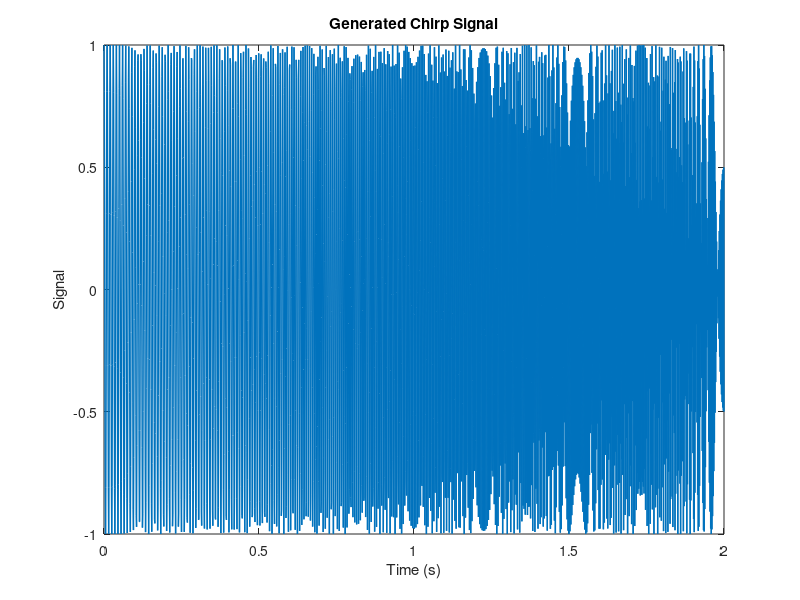

Write MATLAB code to recreate this figure. (Note: this script raises an error after producing the figure.)
% Generating a chirp signal for furthur analysis
clc
clear
f_t = @(t) 100+100/3*t.^2;
x_t = @(t) cos(2*pi*f_t(t).*t);
time_interval = 2;
fs = 1000;

time = 0:1/fs:time_interval;
sig = x_t(time);
sig2 = chirp(time,100,1,400,'quadratic');

plot(time, sig, 'linewidth', 1)
xlabel('Time (s)'); ylabel('Signal')
title('Generated Chirp Signal')

%% making different windows for fourirer analysis
L = 128;
rectWin = rectwin(L); triangWin = triang(L); gaussWin = gausswin(L); hammingWin = hamming(L);
wvtool(rectWin, triangWin, gaussWin, hammingWin)

%% Effect of different windows on Spectogram
noverlap = 0; nfft = L;

subplot(2,2,1)
spectrogram(sig, rectWin, noverlap, nfft, fs);
title('Rect Window')

subplot(2,2,2)
spectrogram(sig, triangWin, noverlap, nfft, fs);
title('Triang Window')

subplot(2,2,3)
spectrogram(sig, gaussWin, noverlap, nfft, fs);
title('Gauss Window')

subplot(2,2,4)
spectrogram(sig, hammingWin, noverlap, nfft, fs);
title('Hamming Window')

%% Effect of number of overlap samples on spectogram

noverlap = 0;
subplot(4,4,[1,2,5,6])
spectrogram(sig, rectWin, noverlap, nfft, fs);
title('Rect Window - noverlap = 0')

noverlap = 64;
subplot(4,4,[3,4,7,8])
spectrogram(sig, rectWin, noverlap, nfft, fs);
title('Rect Window - noverlap = 64')

noverlap = 127;
subplot(4,4,[10,11,14,15])
spectrogram(sig, rectWin, noverlap, nfft, fs);
title('Rect Window - noverlap = 127')

%% Effect of window length on spectogram
clc
L = 32; noverlap = L-1; nfft=L;
subplot(4,4,[1,2,5,6])
spectrogram(sig, rectWin, noverlap, nfft, fs);
title('Rect Window | L = 32 |noverlap = 31')

L = 128; noverlap = L-1; nfft=L;
subplot(4,4,[3,4,7,8])
spectrogram(sig, rectWin, noverlap, nfft, fs);
title('Rect Window | L = 128 |noverlap = 127')

L = 512; noverlap = 127; nfft=L;
subplot(4,4,[10,11,14,15])
spectrogram(sig, rectWin, noverlap, nfft, fs);
title('Rect Window | L = 512 |noverlap = 127')

%% Effect of number of fft points of spectogram

L = 128; noverlap = L/2; nfft=L;
subplot(4,4,[1,2,5,6])
spectrogram(sig, rectWin, noverlap, nfft, fs);
title('Rect Window | nfft = L')

L = 128; noverlap = L/2; nfft=2*L;
subplot(4,4,[3,4,7,8])
spectrogram(sig, rectWin, noverlap, nfft, fs);
title('Rect Window | nfft = 2L')

L = 128; noverlap = L/2; nfft=4*L;
subplot(4,4,[10,11,14,15])
spectrogram(sig, rectWin, noverlap, nfft, fs);
title('Rect Window | nfft = 4L')
